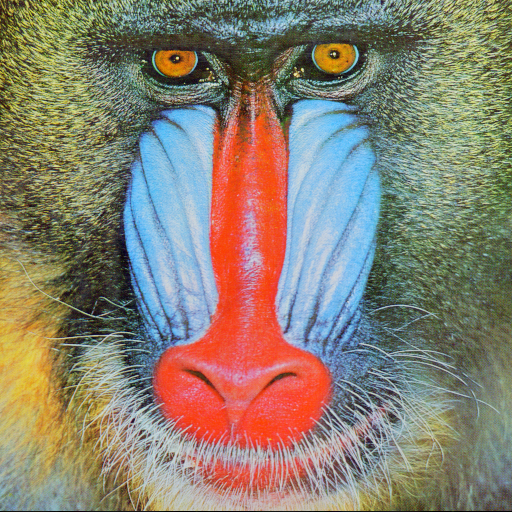
#> input picture ML/Jupiter/opencv_intro/images/mandrill.png, 512 x 512 px
$ jupyter execute --allow-errors opencv_intro.ipynb   (shell and % lines are left out)   (older library calls are emulated)
#> lines starting #> are read from the running program, lines starting #| are printed output that depends on the picture; after the words box and inside, x2 and y2 are one past the last pixel; in counts of white or black regions, pixels touching at a corner belong together
# Введение в OpenCV в задачах

Установите `OpenCV` внутри `conda` следующей командой (в командной строке):
```
conda install -c menpo opencv3
```
Перезапустите ядро (Kernel -> Restart)

Импортируйте модули и подключите отображение картинок в Jupyter:
```
# Python 2 and 3 compatibility
# pip install future
from __future__ import (absolute_import, division,
                        print_function, unicode_literals)
# отключим предупреждения Anaconda
import warnings
warnings.simplefilter('ignore')

# будем отображать графики прямо в jupyter'e
%pylab inline

#увеличим дефолтный размер графиков
from pylab import rcParams
rcParams['figure.dpi'] = 96
rcParams['figure.figsize'] = 10,3.3
```

[cell 1]
from __future__ import (absolute_import, division, print_function, unicode_literals)
import warnings
warnings.simplefilter('ignore')
%pylab inline

from pylab import rcParams
rcParams['figure.dpi'] = 96
rcParams['figure.figsize'] = 10, 3.3

Загрузите в переменную `img` изображение `mandrill.png`

[cell 2]
import cv2 as cv
img = cv.imread('images/mandrill.png')
#> img is the input picture: shape (512, 512, 3); mean B, G, R 113.1, 128.9, 137.4

Отобразите картинку с помощью функции `plt.imshow()`

[cell 3]
from matplotlib import pyplot as plt
plt.imshow(img)

С картинкой что-то не так... Поправьте это функцией `cv.cvtColor()` со вторым параметром `cv.COLOR_BGR2RGB`

[cell 4]
img2 = cv.cvtColor(img, cv.COLOR_BGR2RGB)

Отобразите картинку ещё раз

[cell 5]
plt.imshow(img2,'gray')

Напечатайте свойства `shape`, `size` и `dtype` переменной `img`. Что представляет собой это "изображение"?

[cell 6]
print(img.shape)
#| (512, 512, 3)
print(img.size)
#| 786432
print(img.dtype)
#| uint8

Разделите каналы изображения функцией `cv.split()`. Сохраните результат в переменные `r,g,b`

[cell 7]
b,g,r = cv.split(img2)

Отобразите отдельно красный канал. Добавьте в вызов функции параметр `cmap=plt.cm.gray`. Попробуйте другие варианты: сотрите слово gray и нажмите ТАВ - появится список доступных значений.

[cell 8]
plt.imshow(r, cmap=plt.cm.gray)

Загрузите изображение `peppers.png` в переменную `img2`. Скорректируйте порядок каналов.

[cell 9]
img3 = cv.imread('images/peppers.png')
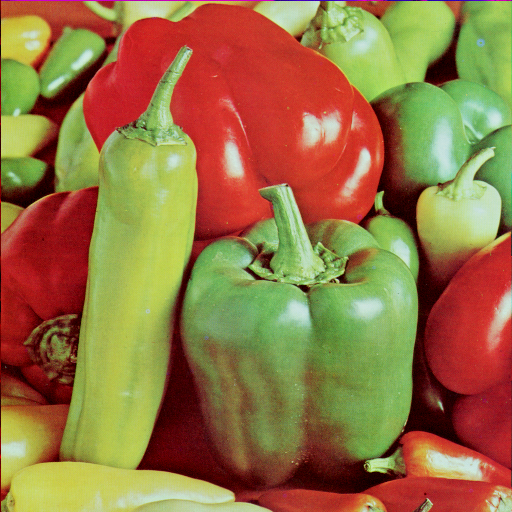
#> input picture ML/Jupiter/opencv_intro/images/peppers.png, 512 x 512 px
#> img3 is the input picture: shape (512, 512, 3); mean B, G, R 66.5, 115.6, 149.8
img3 = cv.cvtColor(img3, cv.COLOR_BGR2RGB)
plt.imshow(img3)

Отобразите сумму двух изображений, полученную тремя способами:
* сумма массивов numpy
* `cv.add()`
* `cv.addWeighted()` с весами 0.3 и 0.7

Объясните результат

_Замечание:_ результат выполнения функций можно передавать в `plt.imshow()`, не создавая переменных.

[cell 10]
simpleSum = img2 + img3
weightSum = cv.addWeighted(img2,0.3,img3,0.7, 0)
summ = cv.add(img2,img3)

plt.subplot(231),plt.imshow(simpleSum,'gray'),plt.title('Simple Add')
plt.subplot(232),plt.imshow(summ,'gray'),plt.title('Add')
plt.subplot(233),plt.imshow(weightSum,'gray'),plt.title('Add Weight')
plt.show()

Переведите изображение в формат HSV и разделите результат на переменные `h,s,v`.

[cell 11]
hsv = cv.cvtColor(img3, cv.COLOR_BGR2HSV)
#> hsv: shape (512, 512, 3); mean H, S, V 96.4, 162.5, 165.9
h,s,v = cv.split(img3)

Отобразите переменную `h`. Добавьте вызов функции `plt.colorbar()` в той же ячейке - появится шкала соответствия цветов и значений

[cell 12]
plt.subplot(231),plt.imshow(h), plt.colorbar()
plt.show()

Используя функцию `cv.inRange()`, создайте переменную `mask`, в которой будут только зелёные перцы. Используйте цветовую шкалу выше, чтобы подобрать пороговое значение

[cell 13]
mask = cv.inRange(h, 110, 160)
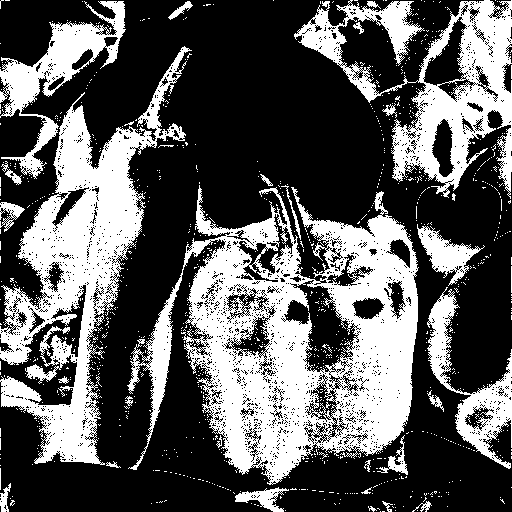
#> mask: shape (512, 512); 36% white; 985 white regions (954 under 20 px), largest, box (x1, y1, x2, y2) and area: (127, 185, 419, 485) 39741, (0, 46, 192, 465) 23925, (294, 0, 512, 199) 14667
plt.imshow(mask)

Примените побитовое И к маске и исходному изображению и отобразите результат. Поскольку изображение содержит три канала, а маска - один, то нужно использовать параметр `mask` функции `cv.bitwice_and()`.

[cell 14]
output = cv.bitwise_and(img3, img3, mask=mask)
plt.imshow(output)

## Бинаризация

Загрузите в переменную `doc` файл `images/document.jpg`. Добавьте в вызов функции `cv.imread()` параметр `cv.IMREAD_GRAYSCALE` - тогда OpenCV сам переведёт изображение в градации серого.

[cell 15]
doc = cv.imread("images/document.jpg", cv.IMREAD_GRAYSCALE)
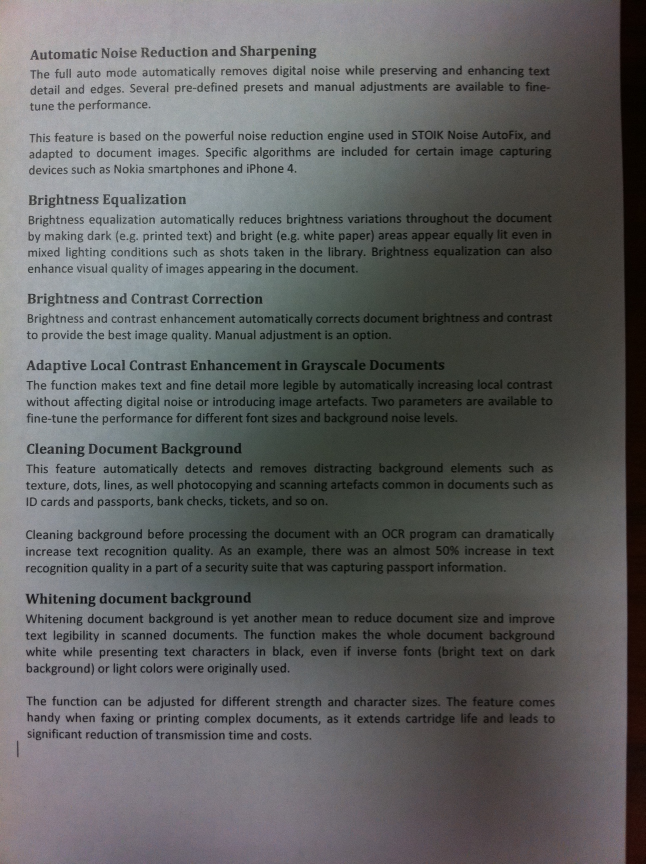
#> input picture ML/Jupiter/opencv_intro/images/document.jpg, 1936 x 2592 px (shown at 1/3 size)
#> doc: shape (2592, 1936); min 0, max 204, mean 99
plt.imshow(doc)

Изображение большое, поэтому для наглядности возьмите фрагмент `doc[-800:-300,100:600]` и сохраните в переменную `doc_part`.

[cell 16]
doc_part = doc[-800:-300,100:600]

Примените к изображению следующие методы:
* `cv.threshold()` с порогом 127
* `cv.adaptiveThreshold()` с усреднением
* `cv.adaptiveThreshold()` с усреднением Гаусса
* `cv.threshold()` с порогом, рассчитанным методом Оцу

[cell 17]
ret,thresh1 = cv.threshold(doc_part, 127, 255, cv.THRESH_BINARY)
#> thresh1: shape (500, 500); 51.4% white; 2396 black regions (2300 under 20 px), largest, box (x1, y1, x2, y2) and area: (136, 0, 500, 444) 82011, (58, 97, 203, 138) 3012, (154, 395, 315, 429) 2764
retOtsu,thresh4 = cv.threshold(doc_part, 127, 255, cv.THRESH_BINARY+cv.THRESH_OTSU)
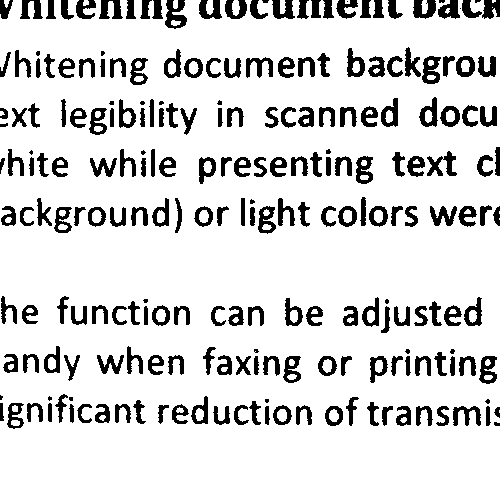
#> thresh4: shape (500, 500); 85.5% white; 231 black regions (24 under 20 px), largest, box (x1, y1, x2, y2) and area: (165, 0, 187, 29) 381, (427, 151, 457, 176) 345, (422, 56, 441, 84) 329
#> retOtsu = 86
thresh2 = cv.adaptiveThreshold(doc_part, 255, cv.ADAPTIVE_THRESH_MEAN_C, cv.THRESH_BINARY,11,2)
#> thresh2: shape (500, 500); 65.6% white; 4370 black regions (3454 under 20 px), largest, box (x1, y1, x2, y2) and area: (164, 0, 187, 29) 356, (382, 246, 434, 295) 348, (205, 261, 242, 302) 339
thresh3 = cv.adaptiveThreshold(doc_part, 255, cv.ADAPTIVE_THRESH_GAUSSIAN_C, cv.THRESH_BINARY,11,2)
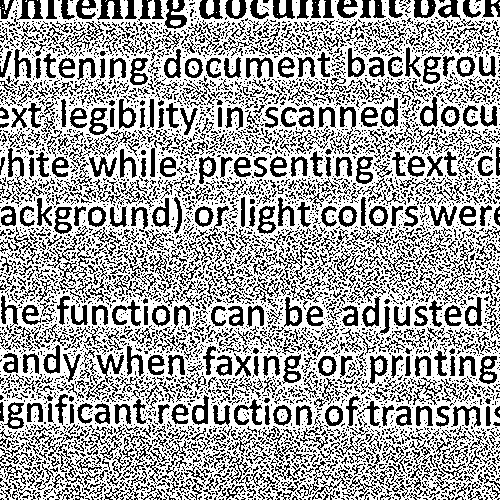
#> thresh3: shape (500, 500); 64.5% white; black in thin lines or dots

plt.subplot(231),plt.imshow(thresh1,'gray'),plt.title('thersold1')
plt.subplot(232),plt.imshow(thresh2,'gray'),plt.title('thersold2')
plt.subplot(233),plt.imshow(thresh3,'gray'),plt.title('thersold3')
plt.subplot(234),plt.imshow(thresh4,'gray'),plt.title('thersold4')
plt.show()

Примените метод Оцу ко всему исходному изображению, а затем отобразите область `[-800:-300,100:600]`. Объясните результат.

[cell 18]
retOtsuAll,threshAll = cv.threshold(doc_part, 127, 255, cv.THRESH_BINARY+cv.THRESH_OTSU)
#> retOtsuAll = 86
doc_part2 = threshAll[-800:-300,100:600]
#> doc_part2: shape (200, 400); 80.4% white; 99 black regions (17 under 20 px), largest, box (x1, y1, x2, y2) and area: (65, 0, 87, 29) 381, (327, 151, 357, 176) 345, (322, 56, 341, 84) 329
plt.imshow(doc_part2,'gray')

## Размывание

Загрузите квадрат 300х300 из файла `images/document2.jpg` в переменную `doc2`.

[cell 19]
doc2 = cv.imread("images/document2.jpg")
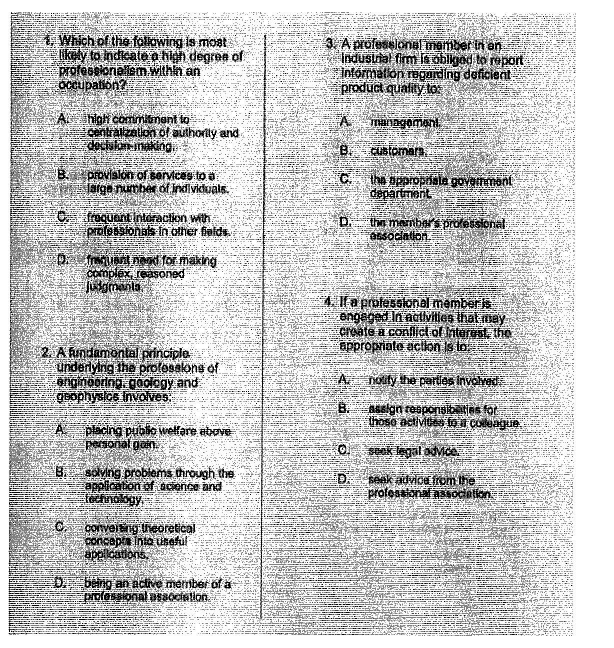
#> input picture ML/Jupiter/opencv_intro/images/document2.jpg, 1227 x 1296 px (shown at 1/2 size)
#> doc2 is the input picture: shape (1296, 1227, 3); min 0, max 255, mean 196.2
doc2_part = doc2[0:300,0:300]
plt.imshow(doc2_part,'gray')

Отобразите результат выполнения функций:
* `cv.filter2D()` с нормированным ядром 5х5 из единиц
* `cv.blur()`
* `cv.GaussianBlur()`
* `cv.medianBlur()`

Попробуйте разные значения параметров.

[cell 20]
kernel = np.ones((5,5),np.float32)/25
dst = cv.filter2D(doc2_part, -1, kernel)
blur = cv.blur(doc2_part, (50,50))
blurGas = cv.GaussianBlur(doc2_part,(7,7),89)
median = cv.medianBlur(doc2_part, 5)


plt.subplot(231),plt.imshow(doc2_part,'gray'),plt.title('source')
plt.subplot(232),plt.imshow(dst,'gray'),plt.title('filter2d')
plt.subplot(234),plt.imshow(blur,'gray'),plt.title('blur')
plt.subplot(235),plt.imshow(blurGas,'gray'),plt.title('blur Gas')
plt.subplot(236),plt.imshow(median,'gray'),plt.title('median')
plt.show()

## Мат. морфология

Считайте изображение `images/resolution_chart.png` в режиме градаций серого. Инвертируйте его и примените порог Оцу. Сохраните результат  в переменную `chart`.

[cell 21]
res = cv.imread("images/resolution_chart.png", cv.IMREAD_GRAYSCALE)
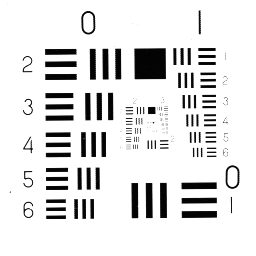
#> input picture ML/Jupiter/opencv_intro/images/resolution_chart.png, 256 x 256 px
#> res is the input picture: shape (256, 256); min 1, max 255, mean 225.9
res_inv = cv.bitwise_not(res)
retOtsu, chart = cv.threshold(res_inv, 127, 255, cv.THRESH_BINARY+cv.THRESH_OTSU)
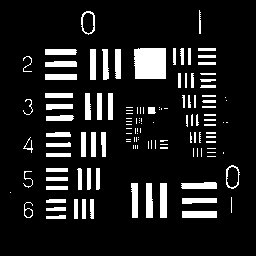
#> chart: shape (256, 256); 11.7% white; 130 white regions (56 under 20 px), largest, box (x1, y1, x2, y2) and area: (134, 48, 166, 79) 970, (160, 183, 167, 218) 245, (182, 211, 217, 218) 245
#> retOtsu = 116
plt.subplot(231),plt.imshow(res,'gray'),plt.title('res')
plt.subplot(232),plt.imshow(res_inv,'gray'),plt.title('res-inv')
plt.subplot(233),plt.imshow(chart,'gray'),plt.title('ocy')
plt.show()

Создайте переменную `kernel`, равную `cv.getStructuringElement(cv.MORPH_ELLIPSE, (5,5))`.

[cell 22]
kernel = cv.getStructuringElement(cv.MORPH_ELLIPSE, (5,5))

Примените к изображению функцию `cv.morphologyEx()`, указав следующие операции:
* `cv.MORPH_DILATE`
* `cv.MORPH_ERODE`
* `cv.MORPH_OPEN`
* `cv.MORPH_CLOSE`
* `cv.MORPH_GRADIENT`
* `cv.MORPH_TOPHAT`
* `cv.MORPH_BLACKHAT`

[cell 23]
opening = cv.morphologyEx(res, cv.MORPH_OPEN, kernel)
closing = cv.morphologyEx(res, cv.MORPH_CLOSE, kernel)
gradient = cv.morphologyEx(res, cv.MORPH_GRADIENT, kernel)
tophat = cv.morphologyEx(res, cv.MORPH_TOPHAT, kernel)
blackhat = cv.morphologyEx(res, cv.MORPH_BLACKHAT, kernel)
dilate = cv.morphologyEx(res, cv.MORPH_DILATE, kernel)
erode = cv.morphologyEx(res, cv.MORPH_ERODE, kernel)


plt.subplot(231),plt.imshow(opening,'gray'),plt.title('opening')
plt.subplot(232),plt.imshow(closing,'gray'),plt.title('closing')
plt.subplot(233),plt.imshow(gradient,'gray'),plt.title('gradient')
plt.subplot(234),plt.imshow(tophat,'gray'),plt.title('tophat')
plt.subplot(235),plt.imshow(blackhat,'gray'),plt.title('blackhat')
plt.subplot(236),plt.imshow(dilate,'gray'),plt.title('dilate')
plt.show()

plt.subplot(211),plt.imshow(erode,'gray'),plt.title('erode')
plt.show()

Проделайте то же, но с ядрами ELLIPSE и CROSS.

## Градиенты и рёбра

Примените к изображению `images/airplane2.png` операторы Собеля и Лапласса. Отобразите результаты на одном рисунке (используйте `plt.subplots()`).

[cell 24]
plane = cv.imread("images/airplane2.png")
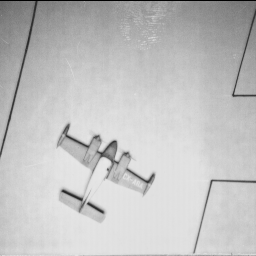
#> input picture ML/Jupiter/opencv_intro/images/airplane2.png, 256 x 256 px
#> plane is the input picture: shape (256, 256, 3); min 0, max 232, mean 193.6
laplacian = cv.Laplacian(plane, cv.CV_8U)
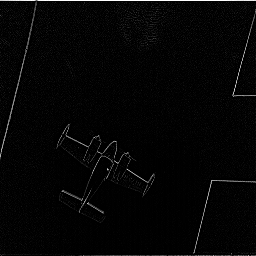
#> laplacian: shape (256, 256, 3); min 0, max 255, mean 5.2
sobelx = cv.Sobel(plane, cv.CV_8U,1,0, ksize=3)
sobely = cv.Sobel(plane, cv.CV_8U,0,1, ksize=3)

plt.subplot(231),plt.imshow(laplacian), plt.title('laplace')
plt.subplot(232),plt.imshow(sobelx), plt.title('sobel x')
plt.subplot(233),plt.imshow(sobely), plt.title('sobel y')
plt.show()
